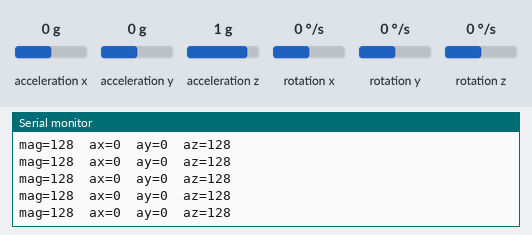
Simulated run of this sketch. Board: ESP32. Parts: the last lines printed to the serial monitor. The test bench sets the inputs (shaded band); at power-on: acceleration x 0 g, acceleration y 0 g, acceleration z 1 g, rotation x 0 °/s, rotation y 0 °/s, rotation z 0 °/s. Nothing arrives over Bluetooth unless stated; a phone connects over Bluetooth LE 3 s after start.

Above: at 1.3 s.
1.4 s: acceleration x set to -1.4 g
At 2.1 s:
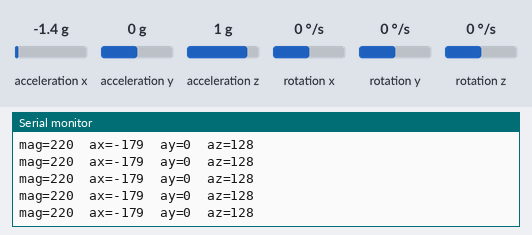
4.4 s: acceleration y set to -1.4 g
At 4.9 s:
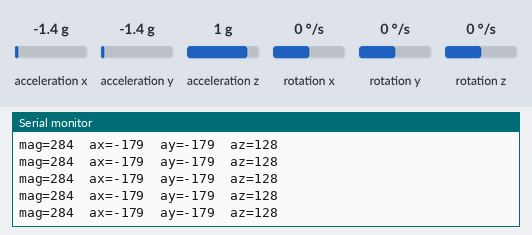
5.9 s: acceleration z set to -1.4 g
At 6.9 s:
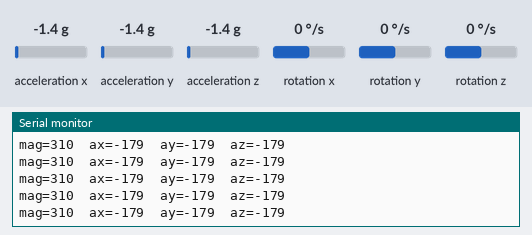
Timing chart, 0 to 8.9 s (numbered marks = the images above; inputs shaded):
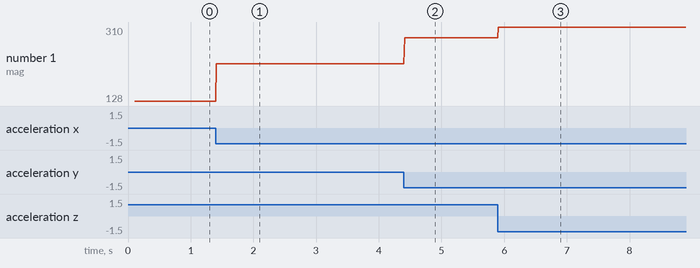

The sketch:

HitTracker_V2.ino
```cpp
/*
 * HIT TRACKER — Firmware V2
 * Hardware: ESP32 + GY-521 (MPU-6050)
 * Comunicación: BLE (streaming en tiempo real)
 *
 * Cambio respecto a V1: envía valores raw int16 divididos por 16
 * en lugar de floats en m/s². Packet de 16 bytes en vez de 28.
 * Esto produce magnitudes en rango ~128 (reposo) a 1500+ (golpe fuerte).
 *
 * Librerías requeridas (Arduino Library Manager):
 *   - MPU6050  (by Electronic Cats — "MPU6050 by Electronic Cats")
 *   - I2Cdev   (incluida con la anterior, o instalar de jrowberg/i2cdevlib)
 *   - ESP32 BLE Arduino (incluida en el board package esp32)
 *
 * Board: ESP32 Dev Module
 * Upload speed: 921600
 * Serial monitor: 115200 baud
 */

#include <Wire.h>
#include <I2Cdev.h>
#include <MPU6050.h>
#include <BLEDevice.h>
#include <BLEServer.h>
#include <BLEUtils.h>
#include <BLE2902.h>
#include <math.h>

// ── Identidad del sensor ───────────────────────────────────────────────────
// Editar antes de flashear.
#define DEVICE_NAME    "HT-PROT"  // máx 20 caracteres, sin espacios
#define SENSOR_VERSION 2

// ── Pines ──────────────────────────────────────────────────────────────────
#define SDA_PIN 21
#define SCL_PIN 22

// ── UUIDs BLE (fijos para todas las versiones) ─────────────────────────────
#define SERVICE_UUID                "4fafc201-1fb5-459e-8fcc-c5c9c331914b"
#define CHARACTERISTIC_UUID         "beb5483e-36e1-4688-b7f5-ea07361b26a8"
#define VERSION_CHARACTERISTIC_UUID "beb5483e-36e1-4688-b7f5-ea07361b26a9"

// ── Configuración de muestreo ──────────────────────────────────────────────
const uint16_t INTERVAL_MS        = 10;  // 100 Hz
const float    MOVEMENT_THRESHOLD = 5.0f; // delta mínimo de magnitude (raw/16) para notificar

// ── Estado BLE ─────────────────────────────────────────────────────────────
BLEServer*         pServer         = nullptr;
BLECharacteristic* pCharacteristic = nullptr;
bool               deviceConnected = false;

MPU6050 mpu;

// ── Callbacks BLE ──────────────────────────────────────────────────────────
class ServerCallbacks : public BLEServerCallbacks {
  void onConnect(BLEServer* pServer) {
    deviceConnected = true;
    Serial.println("Cliente BLE conectado");
  }
  void onDisconnect(BLEServer* pServer) {
    deviceConnected = false;
    Serial.println("Cliente BLE desconectado — reiniciando advertising");
    BLEDevice::startAdvertising();
  }
};

// ── BLE ────────────────────────────────────────────────────────────────────
void initBLE() {
  BLEDevice::init(DEVICE_NAME);

  pServer = BLEDevice::createServer();
  pServer->setCallbacks(new ServerCallbacks());

  BLEService* pService = pServer->createService(SERVICE_UUID);

  pCharacteristic = pService->createCharacteristic(
    CHARACTERISTIC_UUID,
    BLECharacteristic::PROPERTY_NOTIFY
  );
  pCharacteristic->addDescriptor(new BLE2902());

  BLECharacteristic* pVersionChar = pService->createCharacteristic(
    VERSION_CHARACTERISTIC_UUID,
    BLECharacteristic::PROPERTY_READ
  );
  uint8_t version = SENSOR_VERSION;
  pVersionChar->setValue(&version, 1);

  pService->start();

  BLEAdvertising* pAdvertising = BLEDevice::getAdvertising();
  pAdvertising->addServiceUUID(SERVICE_UUID);
  pAdvertising->setScanResponse(true);  // nombre completo en scan response packet
  pAdvertising->setMinPreferred(0x06);
  pAdvertising->setMaxPreferred(0x12);
  BLEDevice::startAdvertising();

  Serial.println("BLE listo — esperando conexión...");
}

void sendViaBLE(uint32_t timestamp, int16_t ax, int16_t ay, int16_t az,
                int16_t gx, int16_t gy, int16_t gz) {
  uint8_t buffer[16];
  memcpy(&buffer[0],  &timestamp, 4);
  memcpy(&buffer[4],  &ax, 2);
  memcpy(&buffer[6],  &ay, 2);
  memcpy(&buffer[8],  &az, 2);
  memcpy(&buffer[10], &gx, 2);
  memcpy(&buffer[12], &gy, 2);
  memcpy(&buffer[14], &gz, 2);
  pCharacteristic->setValue(buffer, 16);
  pCharacteristic->notify();
}

// ── Setup ──────────────────────────────────────────────────────────────────
void setup() {
  Serial.begin(115200);
  delay(100);

  Wire.begin(SDA_PIN, SCL_PIN);
  mpu.initialize();

  if (!mpu.testConnection()) {
    Serial.println("ERROR: MPU6050 no encontrado. Verifica conexión I2C.");
    while (1) delay(1000);
  }

  // ±16g, ±2000°/s — rango máximo para capturar golpes fuertes
  mpu.setFullScaleAccelRange(MPU6050_ACCEL_FS_16);
  mpu.setFullScaleGyroRange(MPU6050_GYRO_FS_2000);
  Serial.println("MPU6050 OK");

  initBLE();
  Serial.println("Setup completo. Firmware V2.");
}

// ── Loop ───────────────────────────────────────────────────────────────────
void loop() {
  static uint32_t lastReadTime  = 0;
  static float    lastMagnitude = 128.0f; // reposo ≈ 128 (1g * 2048 / 16)

  uint32_t now = millis();
  if (now - lastReadTime < INTERVAL_MS) {
    delay(1);
    return;
  }
  lastReadTime = now;

  int16_t ax_raw, ay_raw, az_raw, gx_raw, gy_raw, gz_raw;
  mpu.getAcceleration(&ax_raw, &ay_raw, &az_raw);
  mpu.getRotation(&gx_raw, &gy_raw, &gz_raw);

  // Escalar dividiendo por 16 — enteros en rango manejable
  int16_t ax = ax_raw / 16;
  int16_t ay = ay_raw / 16;
  int16_t az = az_raw / 16;
  int16_t gx = gx_raw / 16;
  int16_t gy = gy_raw / 16;
  int16_t gz = gz_raw / 16;

  float magnitude = sqrtf((float)ax * ax + (float)ay * ay + (float)az * az);

  Serial.print("mag="); Serial.print(magnitude, 0);
  Serial.print("  ax="); Serial.print(ax);
  Serial.print("  ay="); Serial.print(ay);
  Serial.print("  az="); Serial.println(az);

  if (deviceConnected && fabsf(magnitude - lastMagnitude) > MOVEMENT_THRESHOLD) {
    sendViaBLE(now, ax, ay, az, gx, gy, gz);
  }

  lastMagnitude = magnitude;
}
```

Measured:
- after the input at 1.4 s, the serial monitor: prints a new line at once (image 1)
- after the input at 4.4 s, the serial monitor: prints a new line at once (image 2)
- after the input at 5.9 s, the serial monitor: prints a new line at once (image 3)
- plotted number 1: 128 → 220 after the input at 1.4 s, 220 → 284 after the input at 4.4 s, 284 → 310 after the input at 5.9 s
